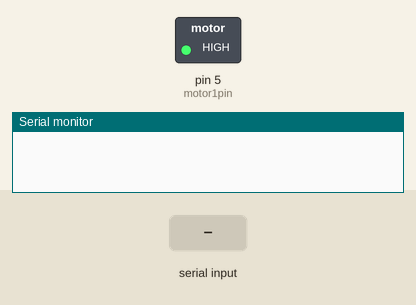
This sketch was run on a simulated Arduino Uno, built with avr-gcc and run on an emulated ATmega328P. Parts: switched loads named in the sketch (green lamp = pin HIGH), the last lines printed to the serial monitor. The inputs (shaded band) are chosen by the test bench. Pins used as bus, display or sensor lines are not drawn.

Above: at 1.2 s.
1.3 s: "f" received over Serial
At 1.7 s:
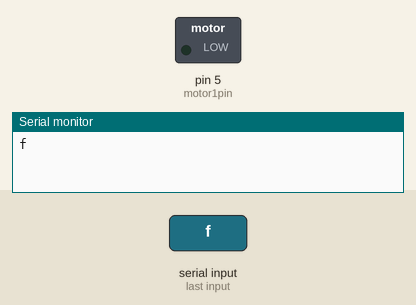
3.3 s: "1" received over Serial
Timing chart, 0 to 6.3 s (numbered marks = the images above; inputs shaded):
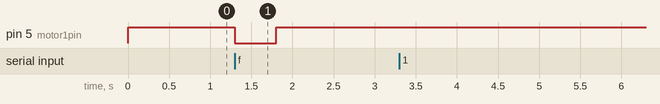

Measured:
- after the input at 1.3 s, pin 5 (motor1pin): HIGH → LOW at once, → HIGH 0.50 s later

The sketch:

MotorControl.ino
```cpp
const int motor1pin = 5;
const int powerpin = 11;
char junk;
String inputString="";

void setup() {
  // put your setup code here, to run once:
pinMode(motor1pin,OUTPUT);
pinMode(powerpin,OUTPUT);
Serial.begin(9600);
digitalWrite(motor1pin, HIGH);
digitalWrite(powerpin,HIGH);
}

void loop() {
  // put your main code here, to run repeatedly:
  if(Serial.available()){
    while(Serial.available()){
      char inChar = (char)Serial.read();
      inputString += inChar;
      }
       Serial.println(inputString);
    while (Serial.available() > 0)
    { junk = Serial.read() ; }      // clear the serial buffer
      digitalWrite(powerpin,LOW);

      if(inputString == "f"){
        digitalWrite(motor1pin,LOW);
        delay(500);
        digitalWrite(motor1pin,HIGH);
        }else{
          digitalWrite(motor1pin,HIGH);
          }

       inputString = "";
    }
}
```
